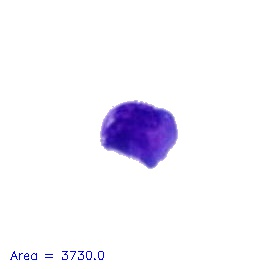
#> input picture Playground/Curves/cells/ROI_11170.jpg, 278 x 269 px; its folder holds only this picture in this run
$ python cellIsolation.py ../Playground/Curves/cells/ROI_11170.jpg   (older library calls are emulated)
#> lines starting #> are read from the running program, lines starting #| are printed output that depends on the picture; after the words box and inside, x2 and y2 are one past the last pixel; in counts of white or black regions, pixels touching at a corner belong together
### Main/neutFunctions.py
import numpy as np
import cv2
import sqlite3
import os

def calcCirc(cont):
	return 4*np.pi*cv2.contourArea(cont)/cv2.arcLength(cont, True)**2

def calcConv(cont):
	conHullArea = cv2.contourArea(cv2.convexHull(cont))
	return cv2.contourArea(cont)/conHullArea

# [38 lines left out: functions cvtGrey, createDB, not called in this run]

### Main/cellIsolation.py
import numpy as np
import cv2
import os
import copy
import matplotlib
matplotlib.use('agg')
import sys
import neutFunctions as nf
#from progress.bar import Bar

print("HelloWorld")
imageFile = sys.argv[1]
print(imageFile)

#setting manual values
cellThreshValue = 200
areaMin = 2000
areaMax = 6000
annotateArea = True

#creating an output directory
try:
	os.mkdir('cells')
except:
	pass

#importing image and making grayscale
if '.DS_Store' not in imageFile and '._.DS_Store' not in imageFile:
	print("Isolating cells from %s..."%imageFile)

	img = cv2.imread(imageFile).astype(np.uint8)
#> img is the input picture: shape (269, 278, 3); mean B, G, R 251, 243.9, 245.6
	gray = cv2.cvtColor(img, cv2.COLOR_BGR2GRAY)
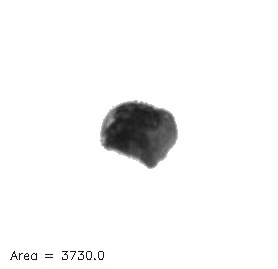
#> gray: shape (269, 278); min 23, max 255, mean 245.2
	#thresholding for cells
	ret, cellThresh = cv2.threshold(gray, cellThreshValue, 255, cv2.THRESH_BINARY_INV)
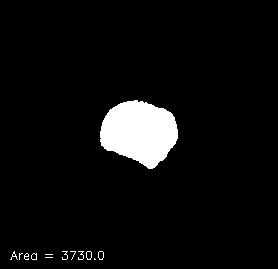
#> cellThresh: shape (269, 278); 5.4% white; 13 white regions (7 under 20 px)
#> ret = 200
	#generating contours around cells
	img2, cellCon, hierarchy = cv2.findContours(cellThresh, cv2.RETR_TREE, cv2.CHAIN_APPROX_SIMPLE)
#> cellCon = 18 contours, 11 with area under 20; largest, box (x1, y1, x2, y2) and area: (100, 100, 178, 169) 3723, (98, 251, 104, 260) 36, (86, 251, 92, 260) 36, (98, 251, 104, 260) 35, (86, 251, 92, 260) 35, (31, 253, 37, 260) 26, (31, 253, 37, 260) 25

	#generate output and summary stats
	nucData = []
	cellData = []
	totCellArea = 0
	totNucArea = 0
	validCells = 0
	totNucCount = 0

	outputDir = 'cells/%s'%imageFile.replace('./images/','')[:-4]
	try:
		os.mkdir(outputDir)
	except:
		pass

	#iterate through contours and isolate
	noCellCon = len(cellCon)
#> noCellCon = 18
	#bar = Bar('Processing', max=noCellCon)

	for i in range(noCellCon):
		#bar.next()
		cellArea = cv2.contourArea(cellCon[i])
		totCellArea += cellArea
		x, y, width, height = cv2.boundingRect(cellCon[i])

		#excluding tiny and big blobs
		if cellArea > areaMin and cellArea < areaMax and nf.calcCirc(cellCon[i])>0.5:

			#excluding cells on edges
			if not (x == 0 or x+width >= img.shape[1] or y == 0 or y+height >= img.shape[0]):
				validCells += 1
				name = "ROI_%s"%str(i)

				#creating mask for cells
				rawMask = np.zeros((img.shape[0], img.shape[1], 1), dtype = "uint8")
				cv2.drawContours(rawMask, cellCon, i, (255), -1)
				revMask = np.bitwise_not(rawMask)
				res1 = cv2.bitwise_and(img, img, mask = rawMask)
				res2 = res1 + revMask

				#isolating cells
				margin = 100
				rawROI = np.zeros((height+2*margin, width+2*margin, 3))+255
				rawROI[margin:margin+height, margin:margin+width] = res2[y:y+height, x:x+width]

				print("\tIsolated a cell from %s..."%imageFile)

				#checking for clarity
				if annotateArea:
					imgTxt = copy.copy(rawROI)
					cv2.putText(imgTxt, "Area = %s"%cellArea, (int(0.1*margin),height+int(1.9*margin)), cv2.FONT_HERSHEY_SIMPLEX, 0.4, (255))
					cv2.imwrite("%s/%s.jpg"%(outputDir,name), imgTxt)
				else:
					cv2.imwrite("%s/%s.jpg"%(outputDir,name), rawROI)
#> this loop made 18 passes
#> (cellArea, totCellArea, x, y, width, height, validCells) on pass 18: (3723, 3960.5, 100, 100, 78, 69, 1)
#> (cellArea, totCellArea, x, y, width, height) on passes 4, 5, 9, 10, 11, 12: (26.5, 27, 31, 253, 6, 7), (25, 52, 31, 253, 6, 7), (36, 108, 98, 251, 6, 9), (35, 143, 98, 251, 6, 9), (36, 179, 86, 251, 6, 9), (35, 214, 86, 251, 6, 9)
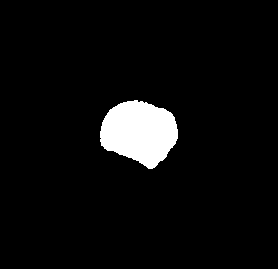
#> rawMask: shape (269, 278, 1); 5.1% white; 1 white region, box (x1, y1, x2, y2) and area: (100, 100, 178, 169) 3829
#> after the loop, totCellArea = 3960.5; validCells = 1
	#bar.finish()

print("Done")
